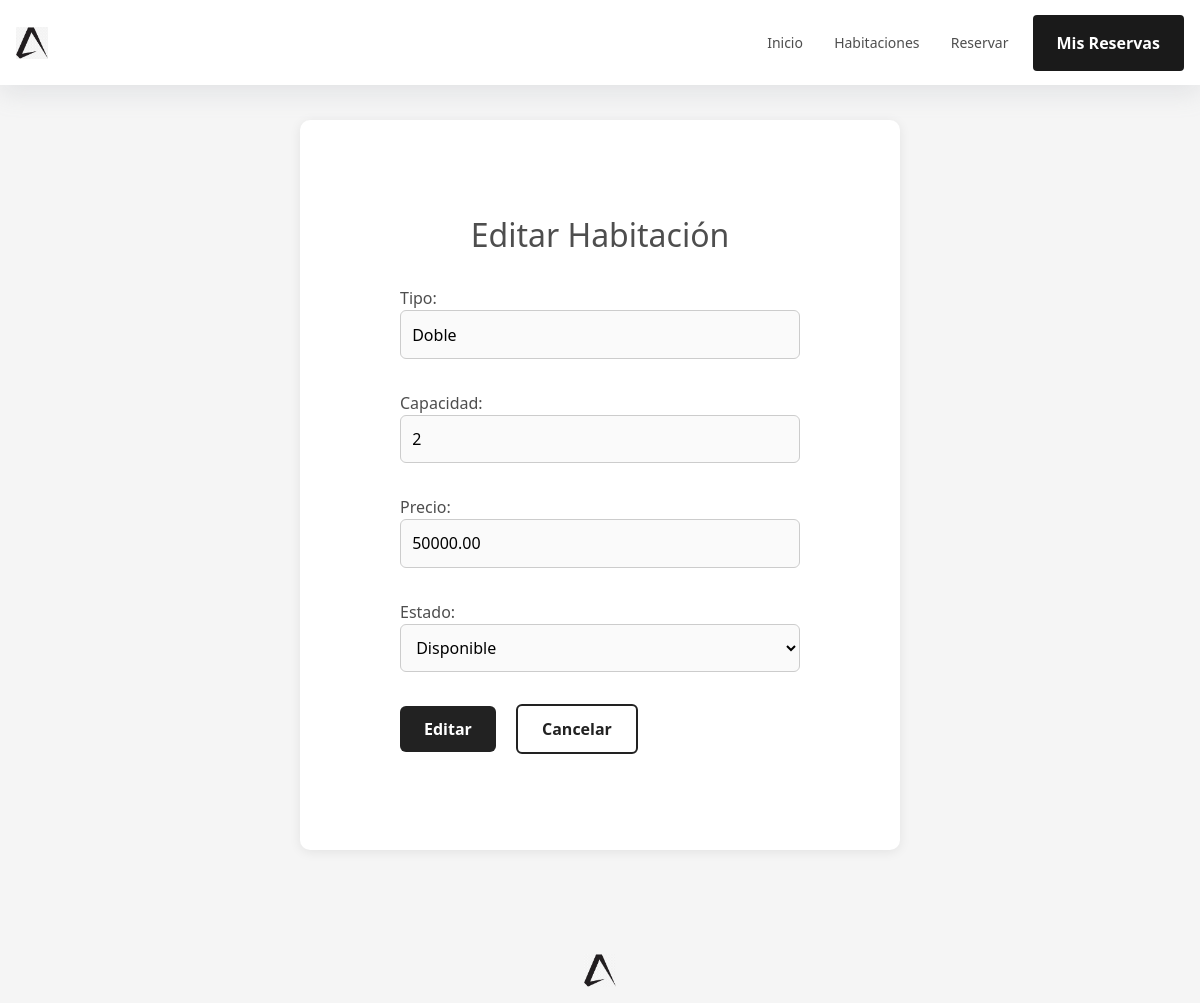
Page /habitacion/HAB002/editar/ (signed in) on the committed database.
### core/models.py (models this page shows, shortened)
class Habitacion(models.Model):
    ESTADO_CHOICES = [
        ("disponible", "Disponible"),
        ("ocupada", "Ocupada"),
        ("mantenimiento", "Mantenimiento"),
    ]
    id_habitacion = models.CharField(max_length=32, unique=True, default=generate_habitacion_id)
    tipo = models.CharField(max_length=100)
    capacidad = models.PositiveSmallIntegerField()
    precio = models.DecimalField(max_digits=10, decimal_places=2)
    estado = models.CharField(max_length=20, choices=ESTADO_CHOICES, default="disponible")

### core/decorators.py (the view)
    def wrapper(request, *args, **kwargs):
        if not request.session.get('admin_id'):
            return redirect('login_admin')
        return view_func(request, *args, **kwargs)

### core/forms.py
class HabitacionForm(forms.ModelForm):
    class Meta:
        model = Habitacion
        fields = ['tipo', 'capacidad', 'precio', 'estado']

### core/views.py (called while the page is built)
@admin_required
def editar_habitacion(request, id_habitacion):
    habitacion = get_object_or_404(Habitacion, id_habitacion=id_habitacion)
    if request.method == "POST":
        form = HabitacionForm(request.POST, instance=habitacion)
        if form.is_valid():
            form.save()
            return redirect('gestion_reservas')
    else:
        form = HabitacionForm(instance=habitacion)
    return render(request, "habitacion_form.html", {"form": form, "accion": "Editar"})

### core/templates/habitacion_form.html (shortened to what this page needs)
{% extends "base/base.html" %}
{% load static %}
{% block content %}
<div class="landing-container" style="padding: 6rem; margin-top: 6rem;">
    <section class="hero-section">
        <h2>{{ accion }} Habitación</h2>
    </section>
    <div class="form-container">
        <form method="post" class="main-form">
            {{ form.as_p }}
            <button type="submit" class="btn-main">{{ accion }}</button>
            <a href="{% url 'gestion_reservas' %}" class="btn-cancel">Cancelar</a>
        </form>
    </div>
</div>
{% endblock %}

### core/static/css/general.css (style rules this page uses)
.landing-container { max-width: 900px; margin: 6rem auto 2rem auto; background: #fff; border-radius: 12px; box-shadow: 0 4px 16px rgba(0,0,0,0.1); padding: 2.5rem 2rem; transition: transform 0.2s ease, box-shadow 0.2s ease; }
.main-form input, .main-form select { width: 100%; padding: 0.9rem 1rem; margin-bottom: 1rem; border-radius: 8px; border: 1px solid #ddd; background: #fafafa; font-size: 1rem; transition: border 0.2s, background 0.2s; }
.landing-container, .crud-container { max-width: 900px; margin: 6rem auto 2rem auto; background: #fff; border-radius: 12px; box-shadow: 0 4px 16px rgba(0,0,0,0.1); padding: 2.5rem 2rem 2rem 2rem; transition: transform 0.2s ease, box-shadow 0.2s ease; }
.btn-cancel { background: #fff; color: #222; border: 2px solid #222; padding: 0.7rem 1.5rem; border-radius: 6px; font-size: 1rem; cursor: pointer; text-decoration: none; font-weight: 600; transition: background 0.2s, color 0.2s, border 0.2s; margin-left: 0.5rem; display: inline-block; }

### core/static/css/landing_page.css (style rules this page uses)
.landing-container { padding: 2rem; max-width: 1100px; margin: 0 auto; }
.hero-section { text-align: center; margin-bottom: 2rem; }
.btn-main { background: #222; color: #fff; padding: 0.8rem 2rem; border-radius: 6px; text-decoration: none; font-weight: 500; transition: background 0.3s ease; }

### core/static/css/core.css (style rules this page uses)
:root { --primary: #ffffff; --primaryLight: #f5f5f5; --secondary: #808485; --secondaryLight: #6c7475; --headerColor: #222222; --bodyTextColor: #4e4e4e; --bodyTextColorWhite: #ffffff; --topperFontSize: clamp(0.8125rem, 1.6vw, 1rem); --headerFontSize: clamp(1.9375rem, 3.9vw, 3.0625rem); --bodyFontSize: 1rem; --sectionPadding: clamp(3.75rem, 7.82vw, 6.25rem) 1rem; --bs-body-color: #ffffff; }
body { margin: 0; padding: 0; background-color: var(--primaryLight); color: var(--bodyTextColor); }
button, .cs-button { background-color: var(--secondary); color: var(--bodyTextColorWhite); border: none; padding: 0.75rem 1.5rem; border-radius: 8px; font-weight: 600; cursor: pointer; transition: background 0.3s ease; }
.landing-container { max-width: 600px; margin: 2rem auto; background: #fff; border-radius: 10px; box-shadow: 0 2px 12px rgba(0,0,0,0.08); padding: 2.5rem 2rem; }
.hero-section { text-align: center; margin-bottom: 2rem; }
.form-container { margin: 0 auto; max-width: 400px; }
.main-form input, .main-form select { width: 100%; padding: 0.7rem; margin-bottom: 1rem; border-radius: 6px; border: 1px solid #ccc; }
.btn-main { background: #222; color: #fff; border: none; padding: 0.7rem 1.5rem; border-radius: 6px; font-size: 1rem; cursor: pointer; margin-right: 0.5rem; transition: background 0.2s; font-weight: 600; }
.btn-cancel { background: #fff; color: #222; border: 2px solid #222; padding: 0.7rem 1.5rem; border-radius: 6px; font-size: 1rem; cursor: pointer; text-decoration: none; font-weight: 600; transition: background 0.2s, color 0.2s, border 0.2s; margin-left: 0.5rem; display: inline-block; }
.btn-main, .btn-cancel, .btn-danger, .btn-table, .btn-add { display: inline-block; font-weight: 600; border: none; border-radius: 8px; cursor: pointer; text-decoration: none; padding: 0.7rem 1.5rem; transition: all 0.25s ease; }

### rows in the picture
Habitacion: tipo "Doble", capacidad "2", precio "50000.00", estado "Disponible"

### other values in the picture
{{ accion }} "Editar"
